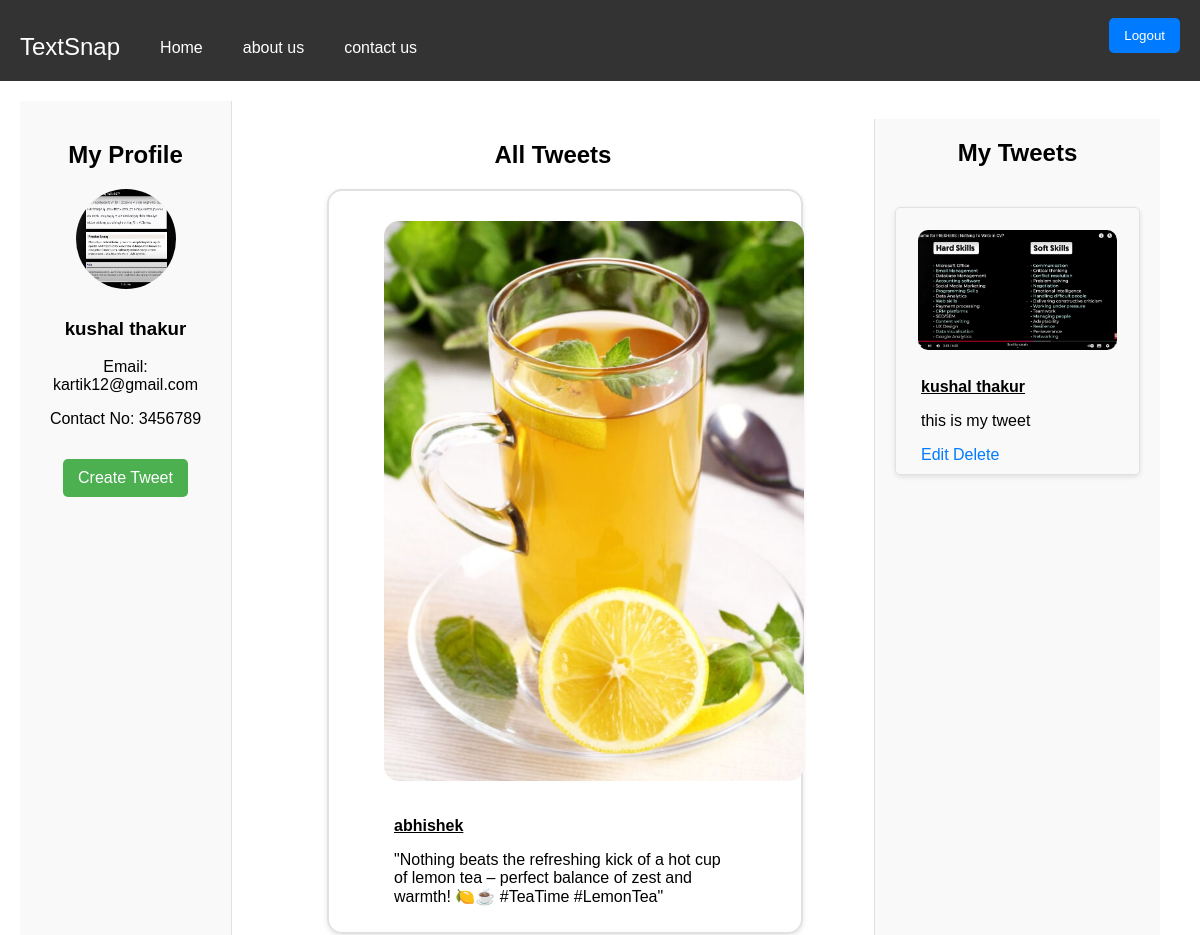
Before: / (signed in, upper part) with the older database file.
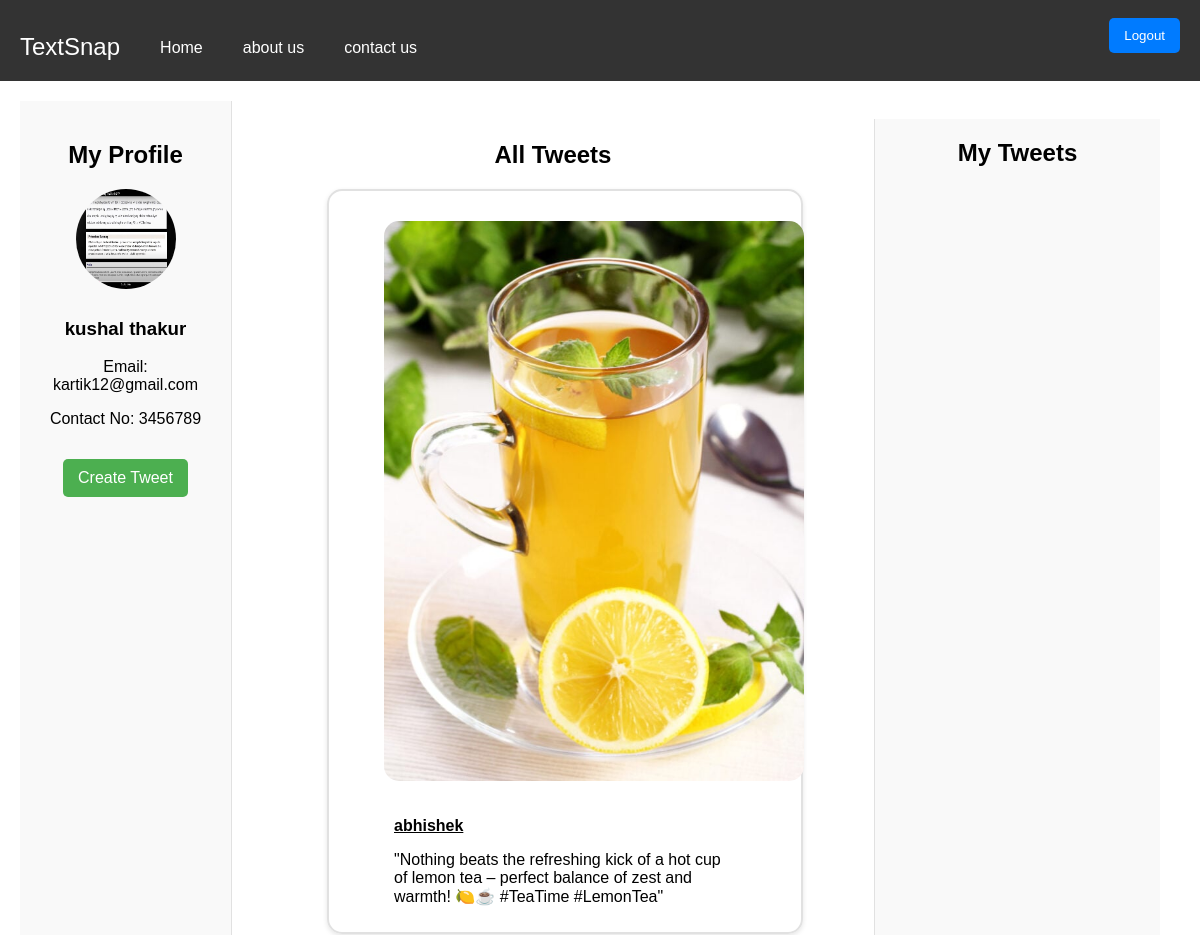
After: the same page with the newer database file.
### tweet/models.py (models this page shows, shortened)
class tweets(models.Model):
    user = models.ForeignKey(User, on_delete=models.CASCADE)
    text = models.TextField(max_length=240)
    photo= models.ImageField(upload_to='photos/', blank = True , null = True)
    created_at = models.DateTimeField(auto_now_add=True)
    updated_at = models.DateTimeField(auto_now = True)

### tweet/views.py (the view)
# urls.py: path('',views.tweet_list, name = 'tweet_list'),
@login_required
def tweet_list(request):
    customers = get_user_profile(request)  # Fetch customer data for authenticated users
    if request.user.is_authenticated:
        user_tweets_list = tweets.objects.filter(user=request.user).order_by('-created_at')  # Fetch only the logged-in user's tweets
        all_tweets_list = tweets.objects.exclude(user=request.user).order_by('-created_at')
    else:
        user_tweets_list = tweets.objects.none()  # Start with an empty queryset if not authenticated
        all_tweets_list = tweets.objects.all().order_by('-created_at')
    return render(request, 'tweet_list.html', {
        'user_tweets_list': user_tweets_list,
        'all_tweets_list': all_tweets_list,
        'customers': customers,
    })

### tweet/views.py (called while the page is built)
def get_user_profile(request):
    if request.user.is_authenticated:
        try:
            profile = register_user.objects.get(user=request.user)  # Fetch the related profile
            return {
                'email': profile.user.email,  # Access email from the User model
                'contact_number': profile.contact_number,  # Access contact number
                'profile_picture': profile.profile_picture,  # Access profile picture
            }
        except register_user.DoesNotExist:
            return {
                'email': request.user.email,  # Fallback to User email if profile doesn't exist
                'contact_number': None,
                'profile_picture': None,
            }
    return None

### tweet/templates/tweet_list.html (shortened to what this page needs)
{% extends "layout.html" %}
{% block content %}
<aside class="user-section">
    <h2 style = "text-align :center ">My Profile</h2>
    <div class="user-info">
        {% if user.is_authenticated %}
        <img class="profile-pic" src="/media/{{ customers.profile_picture }}" alt="Profile Picture">
        <h3>{{ user.username }}</h3>
        <p>Email: {{ customers.email }}</p>
        <p>Contact No: {{ customers.contact_number }}</p>
        <a href="{% url 'tweet_create' %}" class="create-tweet-btn">Create Tweet</a>
        {% else %}
        <p>login to see details</p>
        <a href="{% url 'log' %}">Login</a>
        {% endif %}
    </div>
</aside>
<main class="image-section">
    <h2 style = "text-align :center ">All Tweets</h2>
        {% for tw in all_tweets_list %}
            <div class="card">
                <div class="img-card">
                    {% if tw.photo %}
                        <img src="{{ tw.photo.url }}" alt="Uploaded Image" class="responsive-image">
                    {% else %}
                        <p>No image uploaded.</p>
                    {% endif %}
                </div>
                <div class="action-links">
                    <p><b><u>{{ tw.user.username }}</u></b></p>
                    <p>{{ tw.text }}</p>
                </div>
            </div>
        {% empty %}
            <p>No tweets available.</p>
        {% endfor %}
</main>
<aside class="user-tweet-section">
    <h2 style="text-align: center">My Tweets</h2>
    <div class="user-image-section">
        {% for tw in user_tweets_list %}
            <div class="user-card">
                <div class="user-img-card">
                    {% if tw.photo %}
                        <img src="{{ tw.photo.url }}" alt="Uploaded Image" class="user-responsive-image">
                    {% else %}
                        <p>No image uploaded.</p>
                    {% endif %}
                </div>
                <div class="user-action-links">
                    <p><b><u>{{ tw.user.username }}</u></b></p>
                    <p>{{ tw.text }}</p>
                    {% if tw.user == user %}
                        <a href="{% url 'tweet_edit' tw.id %}">Edit</a>
                        <a href="{% url 'tweet_delete' tw.id %}">Delete</a>
                    {% endif %}
                </div>
            </div>
        {% endfor %}
    </div>
</aside>
{% endblock %}

Changed rows visible on the page:
removed tweets: photo (picture), user.username "kushal thakur", text "this is my tweet", shows "Edit", shown under "My Tweets"
